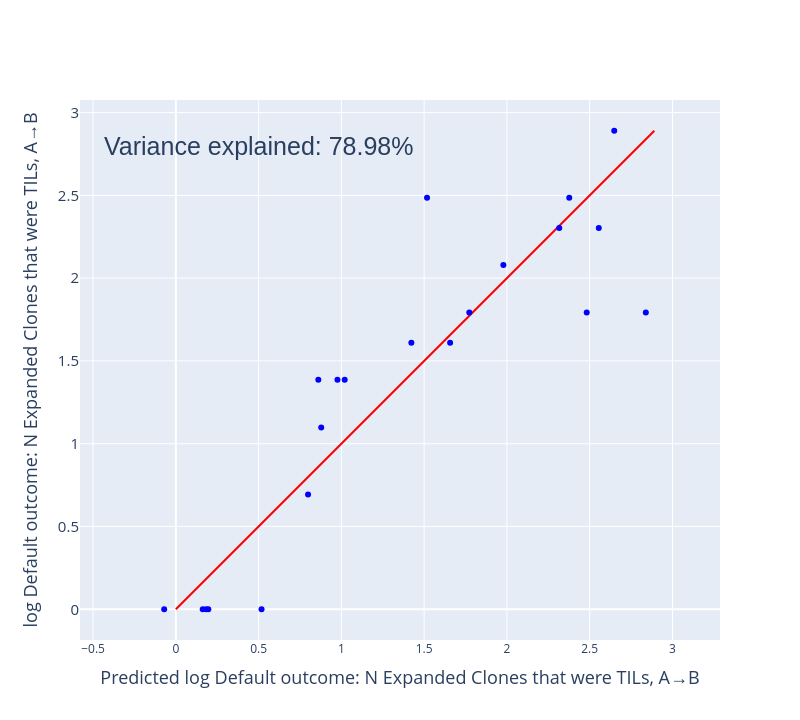

Notebook code for this chart:
### Code cell
importlib.reload(tagbiopy.plots)
fig = tagbiopy.plots.r2_plotly(y_hat, y)
fig.show()

### Figure 1 — Plotly figure (JSON) as saved in the notebook; plotly's stock layout.template omitted (floating-point values rounded to 4 significant figures)
{"data": [{"line": {"color": "red"}, "mode": "lines", "showlegend": false, "type": "scatter", "x": [0, 2.89], "y": [0, 2.89]}, {"hovertemplate": "Patient ID: %{text}<br>Predicted: %{x:.2f}<br>Measured: %{y:.2f}", "marker": {"color": "blue"}, "mode": "markers", "showlegend": false, "text": [471, 1233, 1249, 1849, 1994, 2131, 2278, 2389, 2849, 2937, 3529, 5037, 5122, 5338, 6229, 6428, 7577, 7729, 8728, 9517, 9881], "type": "scatter", "x": [1.978, 2.376, 1.773, 1.02, -0.07033, 2.316, 0.9763, 1.517, 1.657, 0.5177, 0.1831, 2.555, 1.423, 0.1625, 2.482, 0.7987, 2.839, 2.648, 0.8608, 0.1962, 0.8783], "y": [2.079, 2.485, 1.792, 1.386, 0, 2.303, 1.386, 2.485, 1.609, 0, 0, 2.303, 1.609, 0, 1.792, 0.6931, 1.792, 2.89, 1.386, 0, 1.099]}], "layout": {"annotations": [{"font": {"family": "Arial, bold", "size": 25}, "showarrow": false, "text": "Variance explained: 78.98%", "x": 0.5, "y": 2.8}], "height": 720, "hoverlabel": {"align": "right"}, "showlegend": false, "width": 800, "xaxis": {"autorange": true, "domain": [0, 1], "range": [-0.5805, 3.285], "title": {"font": {"size": 18}, "text": "Predicted log Default outcome: N Expanded Clones that were TILs, A→B"}, "type": "linear"}, "yaxis": {"autorange": true, "domain": [0, 1], "range": [-0.1857, 3.076], "scaleanchor": "x", "scaleratio": 1, "tickfont": {"size": 15}, "title": {"font": {"size": 18}, "text": "log Default outcome: N Expanded Clones that were TILs, A→B"}, "type": "linear"}}}
